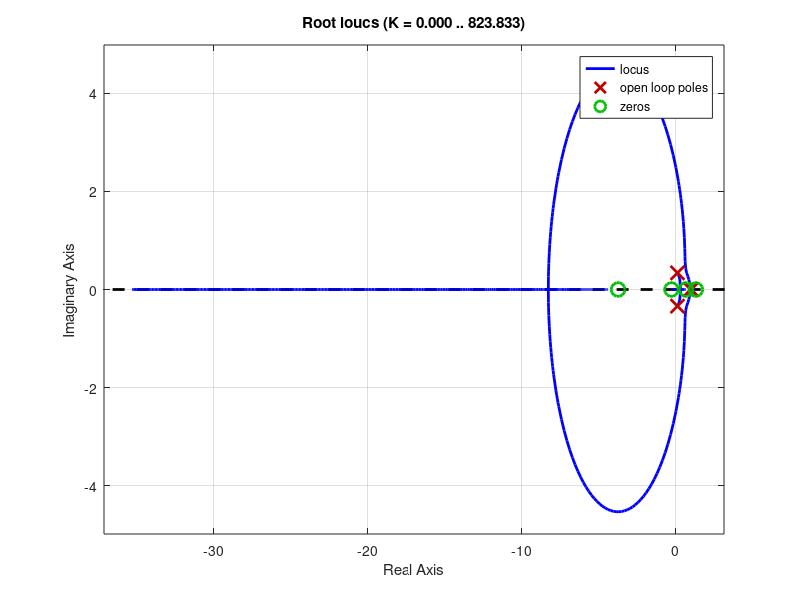
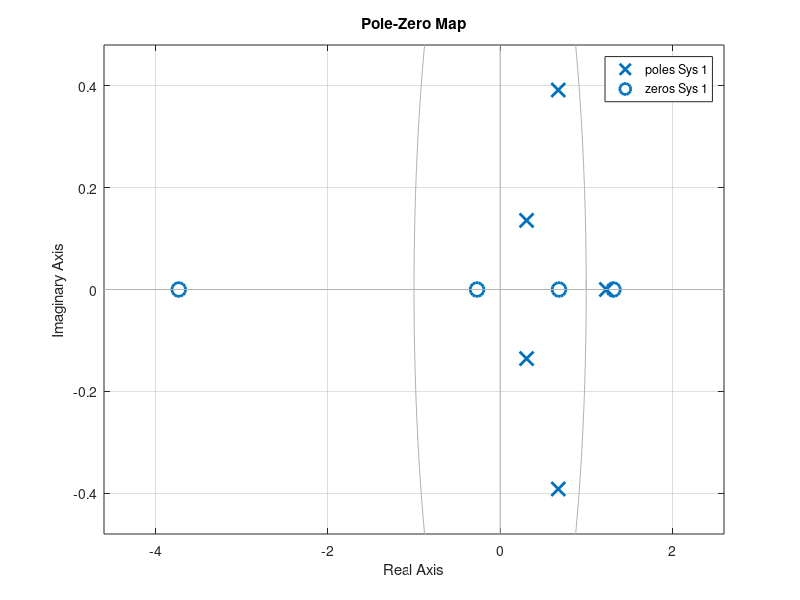

Source code (MATLAB) for these figures, in order: (Note: this script raises an error after producing the figures.)
%% Lead regulator for apollo lunar module exercise 
%%

%% Kjartan Halvorsen
%% 2017-09-05

clear all
close all

h = 1;
s = tf('s');
G = 1/( s*s*s);

H = c2d(G, h)

F = tf([0.3, -0.6, 0.27],[1, -0.25, 0.13], h)



figure(1)
clf
rlocus(H*F)
set(findobj(gca, 'type', 'line'), 'LineWidth', 2)

figure(2)
clf
pzmap(feedback(H*F, 1))


%% Generate cases
% Gains
K_params = [5, 20, 230, 640];


N = 600;
u = ones(N,1);
t = linspace(0,34,N);

y = zeros(N, length(K_params));

for i =1:length(K_params)
 
    G0 = K_params(i)*G*F1*F2;
    Gc = feedback(G0, 1);
    
    [num, den] = tfdata(Gc);
    zer = roots(num{1});
    poles = roots(den{1});


    y(:,i) = lsim(Gc, u, t);

    po = sort(poles, 'descend', 'ComparisonMethod', 'real')
    ze = sort(zer, 'descend', 'ComparisonMethod', 'real')
    
    dlmwrite(sprintf('apollo-lead-zeros-case%d.txt', i), cat(2, real(ze), imag(ze)), 'delimiter', '\t');
    dlmwrite(sprintf('apollo-lead-poles-case%d.txt', i), cat(2, real(po), imag(po)), 'delimiter', '\t');

    figure(i+1)
    clf
    subplot(122)
    plot(t,u, '--');
    hold on
    plot(t, y(:,i))

    subplot(121)
    zplane(num{1},den{1})
    ylim([-7,7])
    xlim([-7,7])
    

end

dlmwrite('apollo-lead-timeseries.txt', cat(2, t', y), 'delimiter', '\t');
